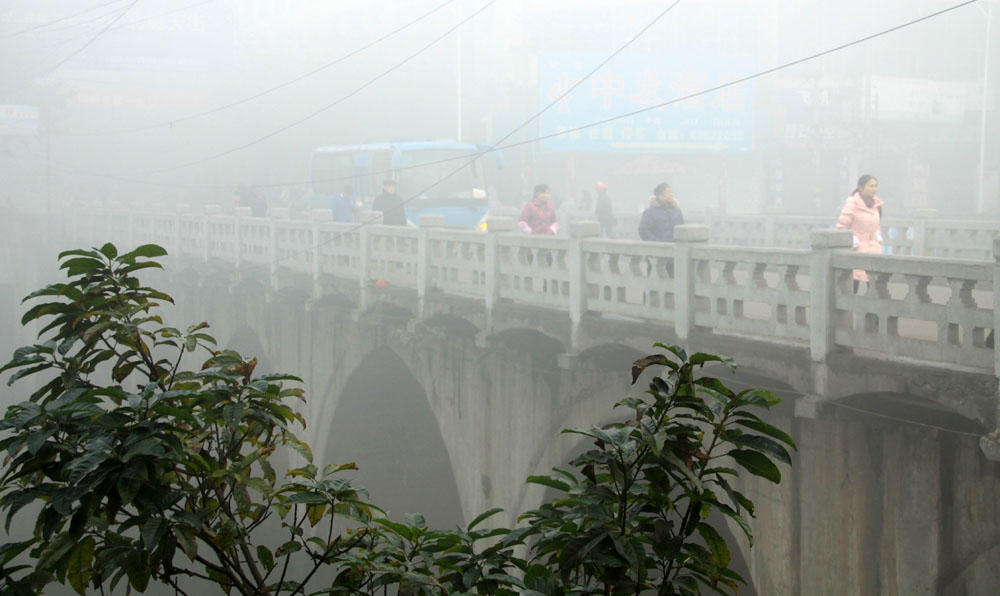
#> input picture Dark_Prior/foggy2.jpg, 1000 x 596 px
$ python test.py
#> lines starting #> are read from the running program, lines starting #| are printed output that depends on the picture
import cv2
import numpy as np
import sys
import copy
from scipy.sparse import diags


# 计算图像的暗通道
def dark_channel(img, w):
    r, g, b = cv2.split(img)
    min_img = cv2.min(r, cv2.min(g, b))
    kernel = cv2.getStructuringElement(cv2.MORPH_RECT, ((2 * w + 1), (2 * w + 1)))
    dc_img = cv2.erode(min_img, kernel)

    return dc_img

# def dark_channel(img, w):
#     # 将图像转换为浮点数
#     image = img.astype(np.float32) / 255.0
#
#     # 使用矩形滤波器来求解暗通道
#     kernel = np.ones(((2*w+1), (2*w+1)), np.float32) / ((2*w+1) * (2*w+1))
#     dark_channel = cv2.dilate(image, kernel)
#     dark_channel = np.min(dark_channel, axis=2)
#
#     return dark_channel

# 计算大气光A
def estimating_atmospheric_light(image, dark_channel):
    i = dark_channel.shape
    num_sum = dark_channel.shape[0] * dark_channel.shape[1] #总像素数
    num = int(num_sum * 0.001)#应选出的像素数量（前99.9%）
    print("image has " + str(num_sum) + " pixels. Top 0.1% has " + str(num) + " points")

    pixels = []  # 储存全部的像素值
    for i in range(dark_channel.shape[0]):
        for j in range(dark_channel.shape[1]):
            pixels.append(dark_channel[i][j])

    pixels_sorted_id = sorted(range(len(pixels)), key=lambda x: pixels[x])  # 像素值排序，储存升序后的id

    value_threshold = pixels[pixels_sorted_id[len(pixels)-num]]
    print("dark channel value >= " + str(value_threshold) + " belong 0.1%")

    max_value = 0
    row = 0
    col = 0
    for i in range(dark_channel.shape[0]):
        for j in range(dark_channel.shape[1]):
            if dark_channel[i][j] > value_threshold:
                value = int(image[i][j][0]) + int(image[i][j][1]) + int(image[i][j][2])#在原图中确定最亮点
                if value > max_value:
                    max_value = value
                    row = i
                    col = j

    A = image[row][col]
    print("A at: [" + str(row) + ", " + str(col) + "], value: " + str(A))
    return A


# 导向滤波
def guidedFilter(I,p,win_size,eps):

    mean_I = cv2.blur(I,(win_size,win_size))
    mean_p = cv2.blur(p,(win_size,win_size))

    corr_I = cv2.blur(I*I,(win_size,win_size))
    corr_Ip = cv2.blur(I*p,(win_size,win_size))

    var_I = corr_I-mean_I*mean_I
    cov_Ip = corr_Ip - mean_I*mean_p

    a = cov_Ip/(var_I+eps)
    b = mean_p-a*mean_I

    mean_a = cv2.blur(a,(win_size,win_size))
    mean_b = cv2.blur(b,(win_size,win_size))

    q = mean_a*I + mean_b
    return q

# 去雾步骤
def dehaze(image):
    dark_prior = dark_channel(image,7)  # 原图像的暗通道
    cv2.imshow("dark channel of origin", dark_prior)

    A = estimating_atmospheric_light(image, dark_prior)  # 确定大气光

    t = image / A
    t_min = dark_channel(t, 7)

    # 导向滤波优化image/A的暗通道
    img_gray = cv2.cvtColor(image, cv2.COLOR_BGR2GRAY).astype('float64') / 255
    t_min = guidedFilter(img_gray, t_min, 225, 0.0001) #传播率图
    cv2.imshow("transmission", t_min)

    # 计算透射率
    t_x = [[0 for i in range(t_min.shape[1])] for i in range(t_min.shape[0])]
    for i in range(t_min.shape[0]):
        for j in range(t_min.shape[1]):
            t_x[i][j] = 1 - 0.95 * t_min[i][j]

    # 计算去雾图
    image_noHaze = copy.copy(image)
    for i in range(image_noHaze.shape[0]):
        for j in range(image_noHaze.shape[1]):
            image_noHaze[i][j][0] = max(min((int(image[i][j][0]) - int(A[0])) / max(0.1, t_x[i][j]) + int(A[0]), 255), 0)
            image_noHaze[i][j][1] = max(min((int(image[i][j][1]) - int(A[1])) / max(0.1, t_x[i][j]) + int(A[1]), 255), 0)
            image_noHaze[i][j][2] = max(min((int(image[i][j][2]) - int(A[2])) / max(0.1, t_x[i][j]) + int(A[2]), 255), 0)

    image_noHaze = np.uint8(image_noHaze)

    return image_noHaze


if __name__ == '__main__':
    image_origin = cv2.imread('foggy2.jpg')
#> image_origin is the input picture: shape (596, 1000, 3); mean B, G, R 148.6, 154.7, 150.1
    print("origin image shape: " + str(image_origin.shape))
#| origin image shape: (596, 1000, 3)
    result = dehaze(image_origin)
#> in dark_channel, `dc_img = cv2.erode(min_img, kernel)`:
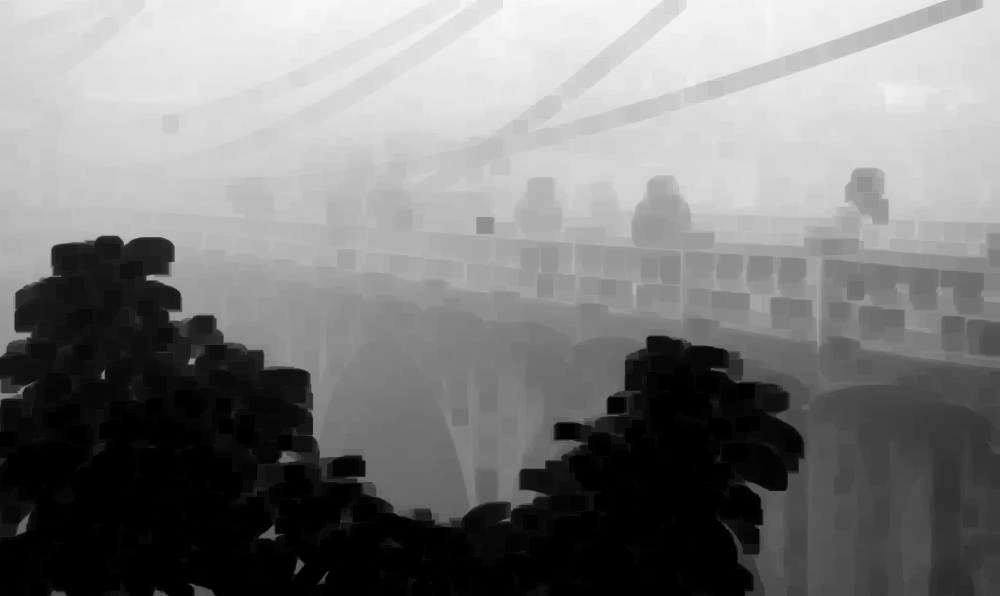
#> dc_img: shape (596, 1000); min 0, max 249, mean 124.6
#| image has 596000 pixels. Top 0.1% has 596 points
#> after the loop in estimating_atmospheric_light, `for i in range(dark_channel.shape[0]):`: pixels = 596000 items
#> in estimating_atmospheric_light, `value_threshold = pixels[pixels_sorted_id[len(pixels)-num]]`: value_threshold = 246
#| dark channel value >= 246 belong 0.1%
#> after the loop in estimating_atmospheric_light, `for i in range(dark_channel.shape[0]):`: col = 304; max_value = 759; row = 0
#> in estimating_atmospheric_light, `A = image[row][col]`: A = [253, 254, 252]
#| A at: [0, 304], value: [253 254 252]
#> in guidedFilter, `cov_Ip = corr_Ip - mean_I*mean_p`:
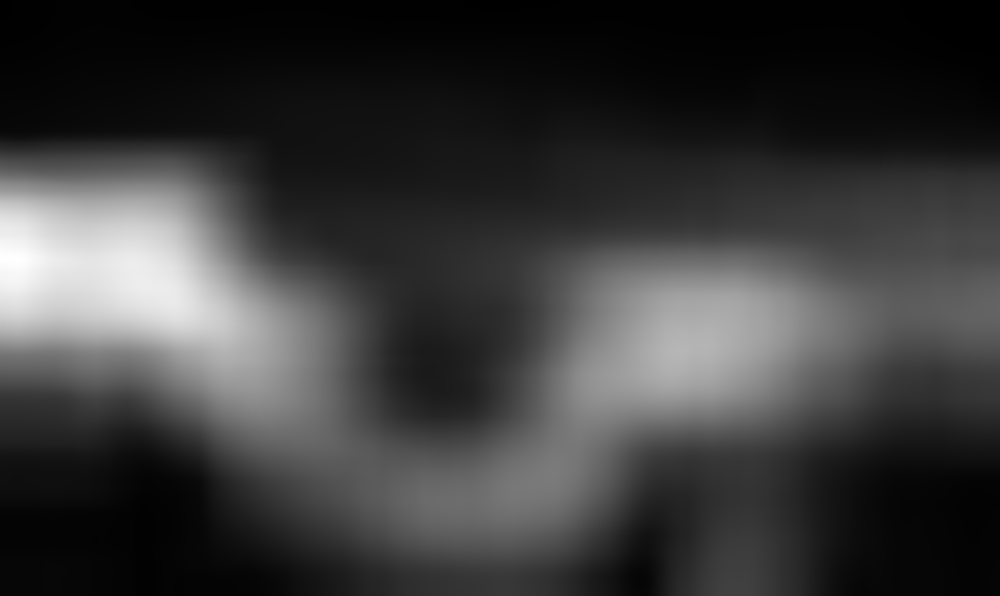
#> cov_Ip: shape (596, 1000) float64; min 0.000321, max 0.0637, mean 0.015; drawn with min black and max white
#> in guidedFilter, `a = cov_Ip/(var_I+eps)`:
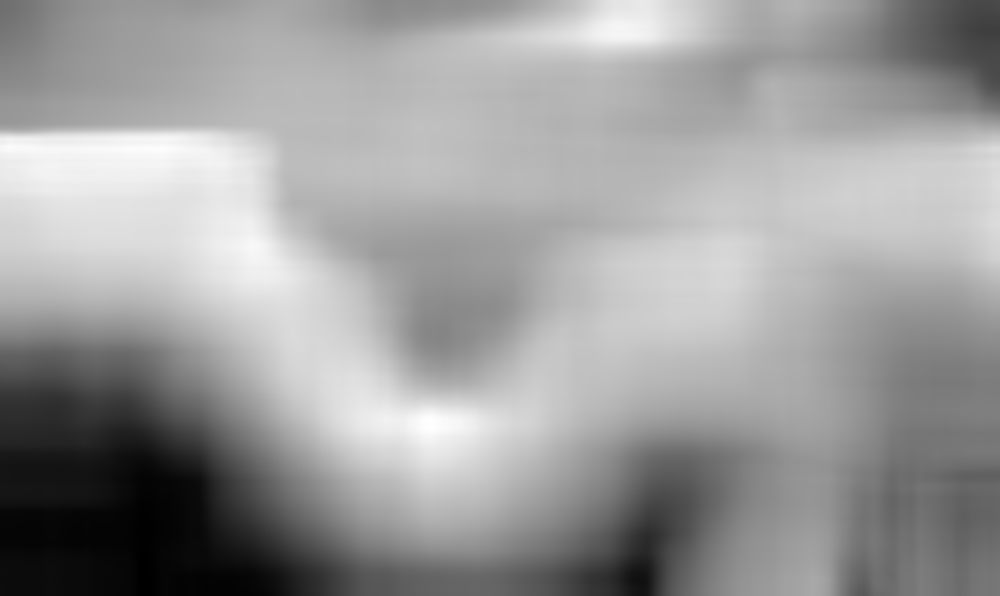
#> a: shape (596, 1000) float64; min 0.06, max 1.45, mean 0.907; drawn with min black and max white
#> in guidedFilter, `mean_a = cv2.blur(a,(win_size,win_size))`:
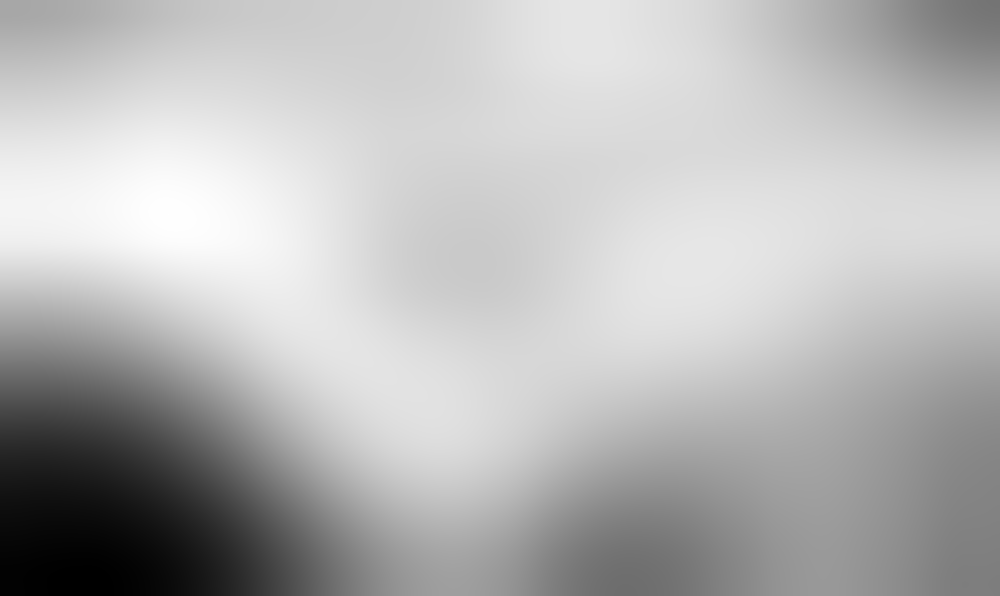
#> mean_a: shape (596, 1000) float64; min 0.107, max 1.22, mean 0.907; drawn with min black and max white
#> in guidedFilter, `mean_b = cv2.blur(b,(win_size,win_size))`:
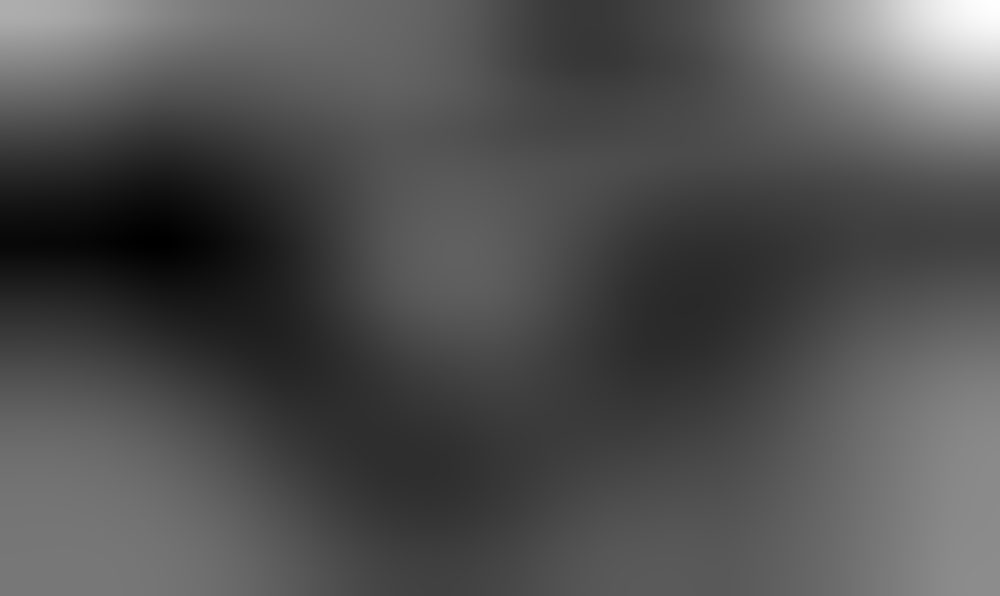
#> mean_b: shape (596, 1000) float64; min -0.282, max 0.303, mean -0.0966; drawn with min black and max white
#> in guidedFilter, `q = mean_a*I + mean_b`:
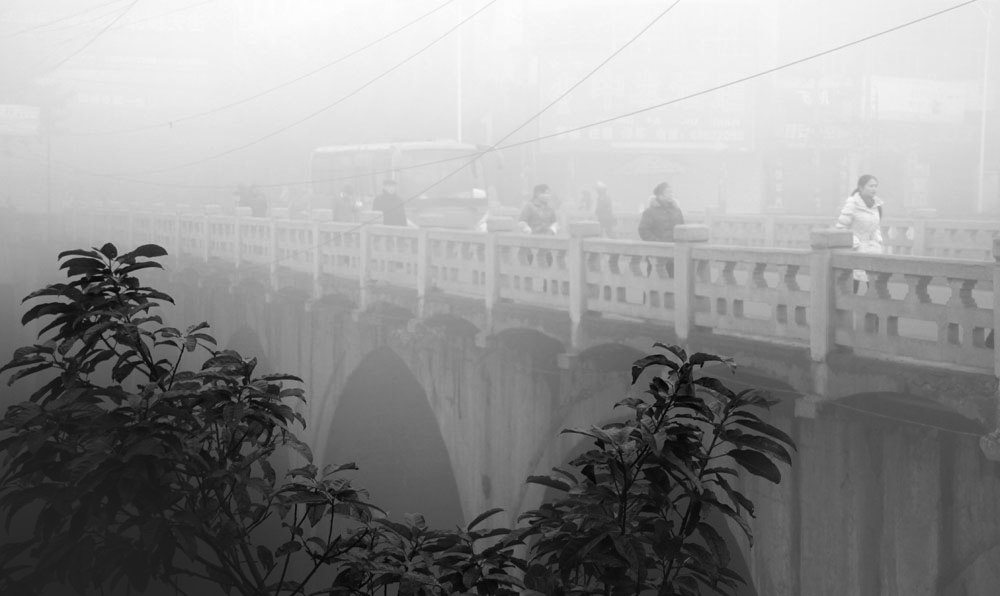
#> q: shape (596, 1000) float64; min -0.136, max 0.966, mean 0.494; drawn with min black and max white
#> after the loop in dehaze, `for i in range(t_min.shape[0]):`: t_x = 596 items
#> after the loop in dehaze, `for i in range(image_noHaze.shape[0]):`:
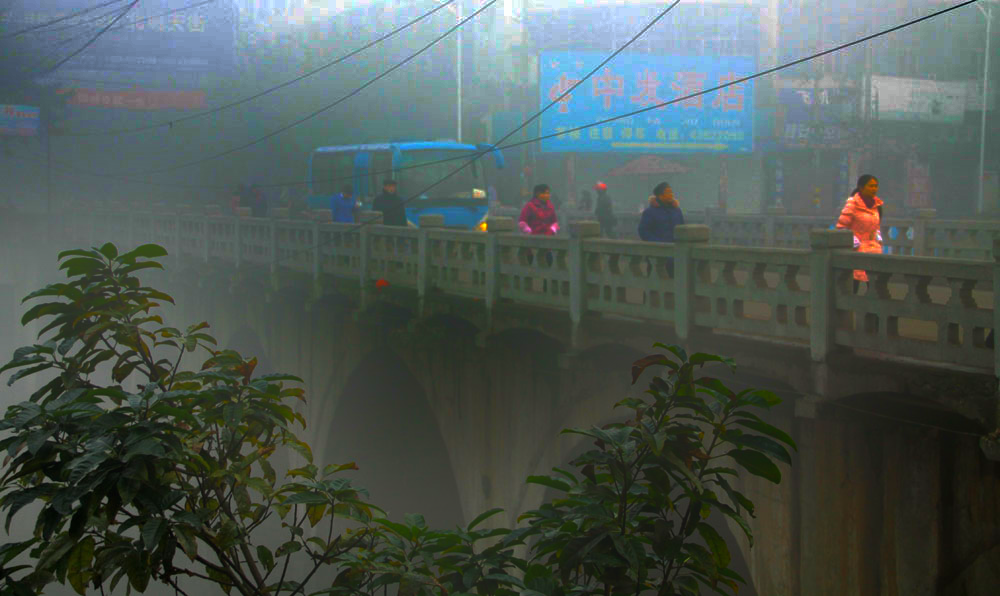
#> image_noHaze: shape (596, 1000, 3); mean B, G, R 84.7, 88.9, 77.3

    cv2.imshow("origin", image_origin)
    cv2.imshow("result", result)
    cv2.imwrite('defog.jpg', result)

    while True:
        k = cv2.waitKey(1)
#> (key Esc is pressed here)
        if k == 27:  # 按esc退出
            break
    sys.exit(0)
#> (the program exits here)
